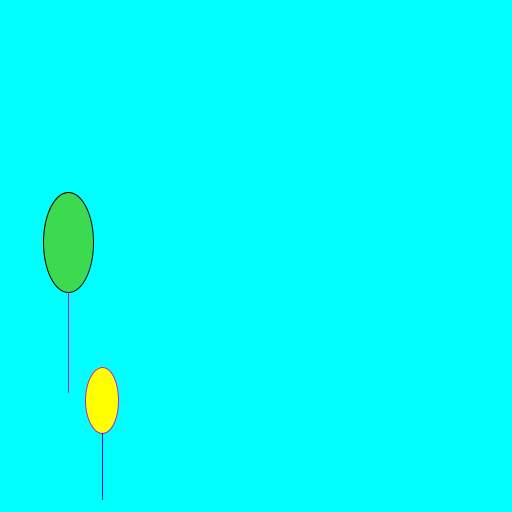
Frame 1 (no input)
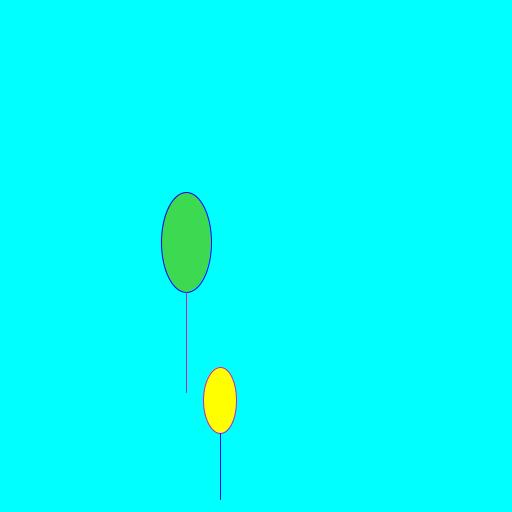
Frame 60 (the mouse pressed at the canvas centre just before this capture)
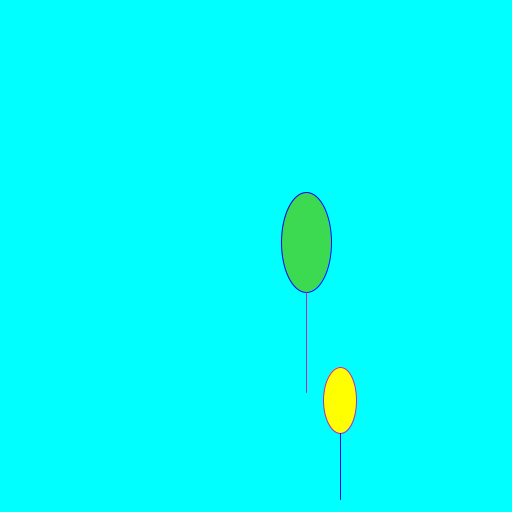
Frame 120 (the mouse held since frame 60 and released just before this capture)

The Processing sketch that drew these frames (run headless with seeded random() and noise(); from frame 60 on, the mouse is pressed at the canvas centre):

// Processing sketch: Esercizio_1
// ── Esercizio_1.pde
Balloon b;
YellowBalloon yb;
void setup() {
  size(512, 512);
  int vel=int(random(-5, 6));
  background(0, 255, 255);
  b=new Balloon (int(random(255)), int(random(255)), vel, 50, 100);
  yb=new YellowBalloon(100, 400, vel, (2*50)/3, (2*100)/3);
}
void draw() {
  background(0, 255, 255);
  b.run();
  yb.run();
}

void keyPressed() {
  if (key=='R'||key=='r') {
    setup();
  }
}

// ── Balloon_.pde
class Balloon {
  int posx, posy, velx, w, h;
  color c;
  Balloon(int posx, int posy, int velx, int w, int h) {
    this.posx=posx;
    this.posy=posy;
    this.velx=velx;
    this.w=w;
    this.h=h;
    c=color(random(255), random(255), random(255));
  }


  void move() {
    posx+=velx;
  }

  void display() {
    fill(c);
    ellipse(posx, posy, w, h);
    stroke(255-red(c), 255-green(c), 255-blue(c));
    line(posx, posy+(h/2), posx, posy+(h/2)+h);
  }

  void border() {
    if (posx>512) {
      posx=0;
    }
    if (posx<0) {
      posx=512;
    }
  }

  void run() {
    border();
    move();
    display();
  }
}

// ── YellowBalloon_.pde
class YellowBalloon extends Balloon {
  boolean cond=true;
  YellowBalloon(int posx, int posy, int velx, int w, int h) {
    super(posx, posy, velx, w, h);
  }

  void move() {
    posx+=velx;
  }

  void display() {
    if (mouseX>=posx-w/2 && mouseX<=posx+w/2 && mouseY>=posy-h/2 && mouseY<=posy+h/2) {
      cond=false;
      fill(255, 255, 0);
      ellipse(posx, posy, w, h);
      stroke(0, 0, 255);
      line(posx, posy+(h/2), posx, posy+(h/2)+h);
    } else {
      cond=true;
      fill(255, 255, 0);
      ellipse(posx, posy, w, h);
      stroke(0, 0, 255);
      line(posx, posy+(h/2), posx, posy+(h/2)+h);
    }
  }

  void border() {
    if (posx>512) {
      posx=0;
    }
    if (posx<0) {
      posx=512;
    }
  }

  void run() {

    border();
    if (cond)move();
    display();
  }
}
